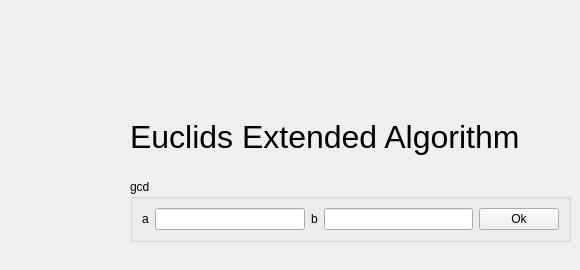
       <widget class="QWidget" name="page2">
        <widget class="QWidget" name="layoutWidget">
         <property name="geometry">
          <rect>
           <x>130</x>
           <y>100</y>
           <width>441</width>
           <height>161</height>
          </rect>
         </property>
         <layout class="QGridLayout" name="gridLayout_5">
          <item row="3" column="0">
           <widget class="QGroupBox" name="groupBox_7">
            <property name="title">
             <string>gcd</string>
            </property>
            <layout class="QHBoxLayout" name="horizontalLayout_7">
             <item>
              <layout class="QHBoxLayout" name="horizontalLayout_3">
               <item>
                <widget class="QLabel" name="label_10">
                 <property name="text">
                  <string>a</string>
                 </property>
                </widget>
               </item>
               <item>
                <widget class="QLineEdit" name="le_gcd_a"/>
               </item>
               <item>
                <widget class="QLabel" name="label_23">
                 <property name="text">
                  <string>b</string>
                 </property>
                </widget>
               </item>
               <item>
                <widget class="QLineEdit" name="le_gcd_b"/>
               </item>
               <item>
                <widget class="QPushButton" name="btnGcd">
                 <property name="text">
                  <string>Ok</string>
                 </property>
                </widget>
               </item>
              </layout>
             </item>
            </layout>
           </widget>
          </item>
          <item row="0" column="0">
           <spacer name="verticalSpacer_8">
            <property name="orientation">
             <enum>Qt::Vertical</enum>
            </property>
            <property name="sizeHint" stdset="0">
             <size>
              <width>20</width>
              <height>40</height>
             </size>
            </property>
           </spacer>
          </item>
          <item row="1" column="0">
           <widget class="QLabel" name="label_45">
            <property name="styleSheet">
             <string notr="true">font-size: 24pt;</string>
            </property>
            <property name="text">
             <string>Euclids Extended Algorithm</string>
            </property>
            <property name="alignment">
             <set>Qt::AlignLeading|Qt::AlignLeft|Qt::AlignVCenter</set>
            </property>
           </widget>
          </item>
          <item row="2" column="0">
           <spacer name="verticalSpacer_9">
            <property name="orientation">
             <enum>Qt::Vertical</enum>
            </property>
            <property name="sizeHint" stdset="0">
             <size>
              <width>20</width>
              <height>40</height>
             </size>
            </property>
           </spacer>
          </item>
          <item row="4" column="0">
           <spacer name="verticalSpacer_13">
            <property name="orientation">
             <enum>Qt::Vertical</enum>
            </property>
            <property name="sizeHint" stdset="0">
             <size>
              <width>20</width>
              <height>40</height>
             </size>
            </property>
           </spacer>
          </item>
         </layout>
        </widget>
       </widget>
